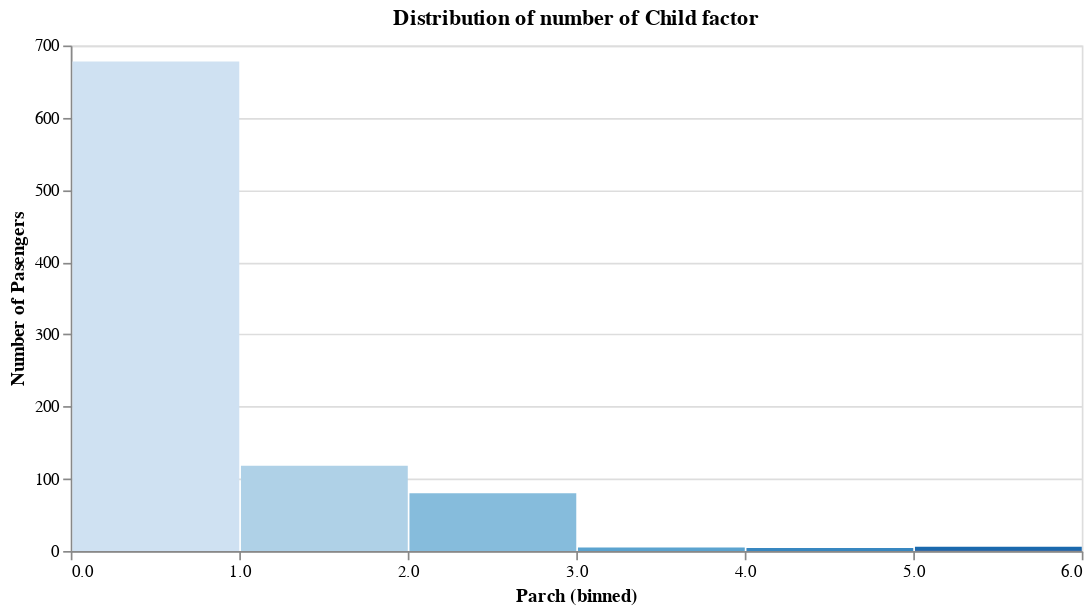

The cell this chart's notebook holds for it:
### Code cell
alt.Chart(df).mark_bar().encode(
    alt.X('Parch', bin = True),
    alt.Y('count(Parch)', title='Number of Pasengers'),
    alt.Color('Parch', legend=None),
    tooltip=['Parch', 'count(Parch)']
).properties(
    title='Distribution of number of Child factor',
    width=600
)

### Figure 1 — Vega-Lite specification as saved in the notebook (floating-point values rounded to 4 significant figures; data arrays with more than 128 entries replaced by an {"elided": "..."} marker saying what was removed)
{"config": {"view": {"continuousWidth": 400, "continuousHeight": 300}}, "data": {"name": "data-17b5a9272cdb76617ac540c5321e65cb"}, "mark": "bar", "encoding": {"color": {"field": "Parch", "legend": null, "type": "quantitative"}, "tooltip": [{"field": "Parch", "type": "quantitative"}, {"aggregate": "count", "field": "Parch", "type": "quantitative"}], "x": {"bin": true, "field": "Parch", "type": "quantitative"}, "y": {"aggregate": "count", "field": "Parch", "title": "Number of Pasengers", "type": "quantitative"}}, "title": "Distribution of number of Child factor", "width": 600, "$schema": "https://vega.github.io/schema/vega-lite/v4.17.0.json", "datasets": {"data-17b5a9272cdb76617ac540c5321e65cb": {"elided": "891 records"}}}
